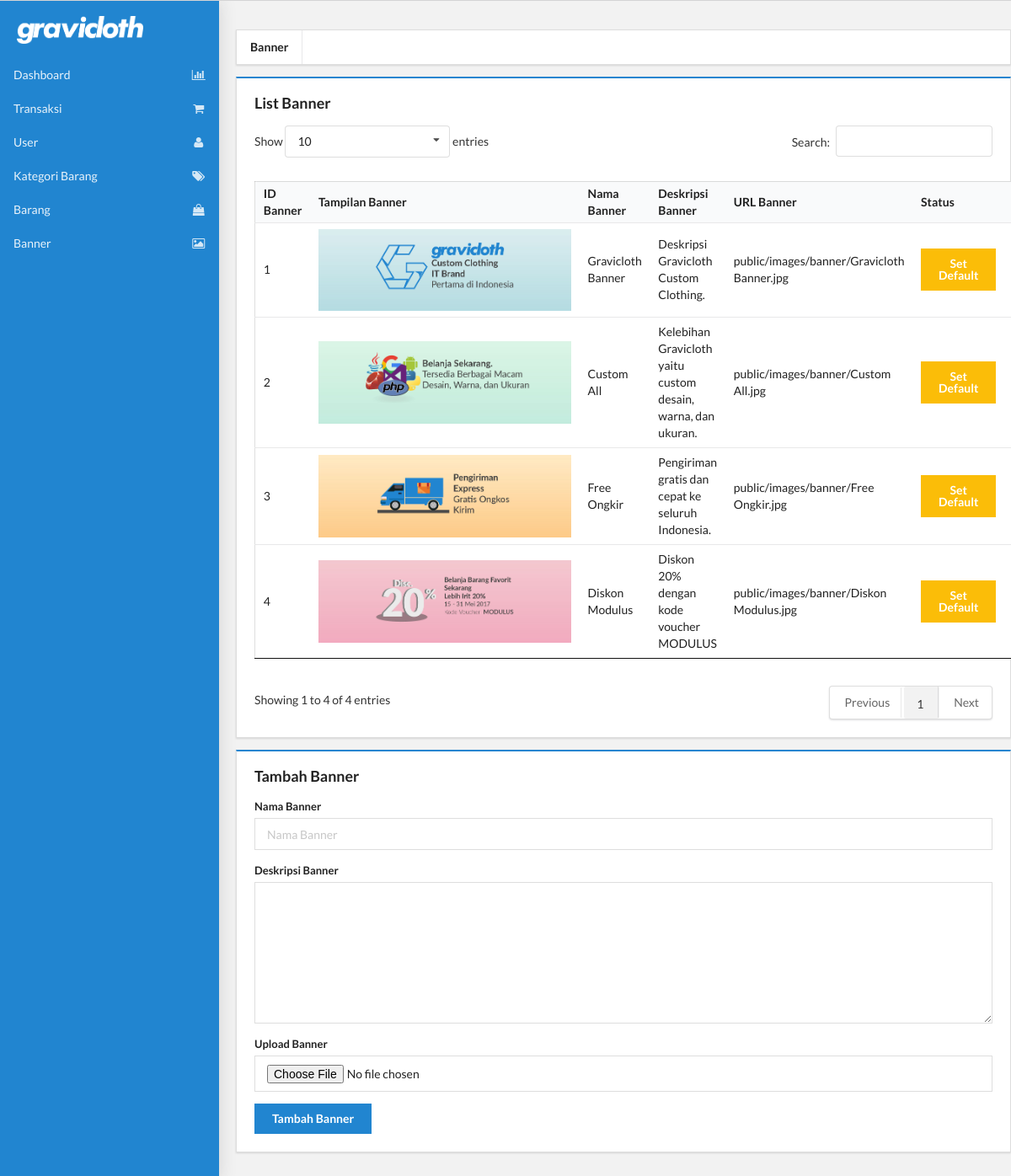
Screenshot of /dashboard.php?d=banner with the database file from the repository.
### tables this page shows
CREATE TABLE `banner` (
  `id_banner` int(11) NOT NULL,
  `banner_name` varchar(20) NOT NULL,
  `banner_description` text NOT NULL,
  `banner_url` varchar(255) NOT NULL,
  `status` tinyint(1) NOT NULL
);

### dashboard/banner.php (the view, shortened to what this page needs)
<br/>
<div class="ui menu square">
    <a href="?d=banner" class="item header">Banner</a>
</div>
<div class="ui blue padded segment square">
  <div class="ui header">List Banner</div>
    <table class="ui stackable structured compact table" id="myTable">
        <thead>
          <tr>
            <th>ID Banner</th>
            <th>Tampilan Banner</th>
            <th>Nama Banner</th>
            <th>Deskripsi Banner</th>
            <th>URL Banner</th>
            <th>Status</th>
            <th>Edit</th>
          </tr>
        </thead>
        <tbody>
          <?php
            $pdo = Database::connect();
            $sql = 'SELECT * FROM banner ORDER BY id_banner ASC';
            foreach ($pdo->query($sql) as $row){
                echo '<tr>';
                echo '<td>'.$row['id_banner'].'</td>';
                echo '<td>'.'<img class="ui medium image" src="'.$row['banner_url'].'">'.'</td>';
                echo '<td>'.$row['banner_name'].'</td>';
                echo '<td>'.$row['banner_description'].'</td>';
                echo '<td>'.$row['banner_url'].'</td>';
                echo '<td><a class="ui yellow button">Set Default</a></td>';
                echo '<td>'.'<a class="ui green button" onclick="update(\''.$row['id_banner'].'\', \''.$row['banner_name'].'\', \''.$row['banner_description'].'\')">Update</a>';
                echo '<a class="ui red button" onclick="del(\''.$row['id_banner'].'\', \''.$row['banner_name'].'\', \''.$row['banner_url'].'\')">Delete</a></td>';
                echo '</tr>';
            }
          ?>
        </tbody>
    </table>
</div>
<div class="ui blue padded segment square">
  <div class="ui header">Tambah Banner</div>
    <form class="ui form" action="<?php $_PHP_SELF ?>" method="post" enctype="multipart/form-data">
        <div class="field">
            <label>Nama Banner</label>
            <input type="text" name="banner-name" placeholder="Nama Banner">
        </div>
        <div class="field">
            <label>Deskripsi Banner</label>
            <textarea type="text" name="banner-description"></textarea>
        </div>
        <div class="field">
            <label>Upload Banner</label>
            <input type="file" name="banner-img" accept="image/*">
        </div>
        <input class="ui primary button" name="add-banner" type="submit" value="Tambah Banner">
    </form>
</div>

### public/css/dashboard.css (style rules this page uses)
body { background: #e6e6e6; background-color: #e6e6e6; }
.ui.square { border-radius: 0; }
.ui.form input:not([type]), .ui.form input[type=text], .ui.form input[type=email], .ui.form input[type=search], .ui.form input[type=password], .ui.form input[type=date], .ui.form input[type=datetime-local], .ui.form input[type=tel], .ui.form input[type=time], .ui.form input[type=file], .ui.form input[type=url], .ui.form input[type=number] { border-radius: 0; }
.ui.button, .ui.basic.button { border-radius: 0; }
.ui.form textarea { border-radius: 0; }

### rows the page displays
banner: id_banner "1", banner_url (picture), banner_name "Gravicloth Banner", banner_description "Deskripsi Gravicloth Custom Clothing.", banner_url "public/images/banner/Gravicloth Banner.jpg"
banner: id_banner "2", banner_url (picture), banner_name "Custom All", banner_description "Kelebihan Gravicloth yaitu custom desain, warna, dan ukuran.", banner_url "public/images/banner/Custom All.jpg"
banner: id_banner "3", banner_url (picture), banner_name "Free Ongkir", banner_description "Pengiriman gratis dan cepat ke seluruh Indonesia.", banner_url "public/images/banner/Free Ongkir.jpg"
banner: id_banner "4", banner_url (picture), banner_name "Diskon Modulus", banner_description "Diskon 20% dengan kode voucher MODULUS", banner_url "public/images/banner/Diskon Modulus.jpg"
